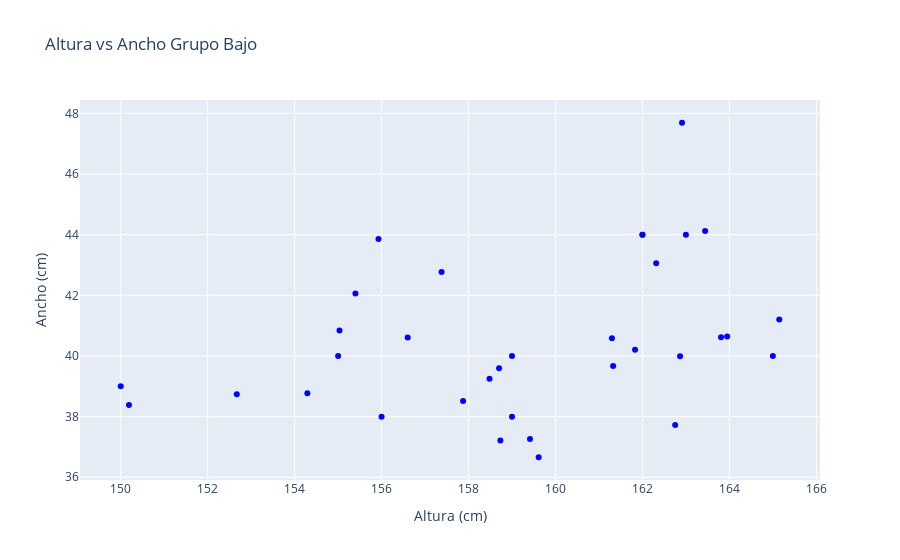
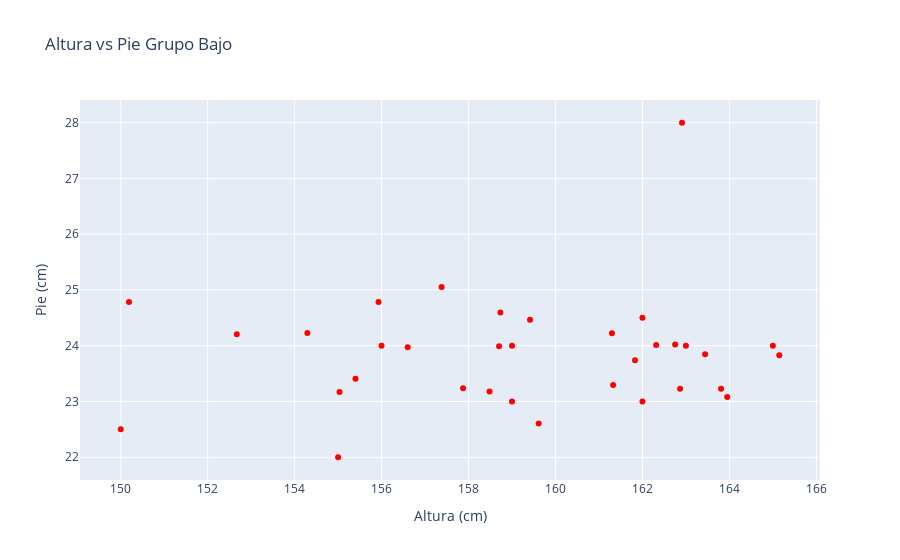

Notebook code for these charts, in order:
### Code cell
fig1 = px.scatter(df_bajo, x="Altura", y="Ancho", 
                  title="Altura vs Ancho Grupo Bajo", 
                  labels={"Altura": "Altura (cm)", "Ancho": "Ancho (cm)"},
                  color_discrete_sequence=["blue"])

fig2 = px.scatter(df_bajo, x="Altura", y="Pie", 
                  title="Altura vs Pie Grupo Bajo" , 
                  labels={"Altura": "Altura (cm)", "Pie": "Pie (cm)"},
                  color_discrete_sequence=["red"])

fig1.show()
fig2.show()

### Figure 1 — Plotly figure (JSON) as saved in the notebook; plotly's stock layout.template omitted (floating-point values rounded to 4 significant figures)
{"data": [{"hovertemplate": "Altura (cm)=%{x}<br>Ancho (cm)=%{y}<extra></extra>", "legendgroup": "", "marker": {"color": "blue", "symbol": "circle"}, "mode": "markers", "name": "", "orientation": "v", "showlegend": false, "type": "scatter", "x": [162.9, 163.4, 159.4, 163.9, 152.7, 158.7, 165.1, 162.9, 161.3, 161.8, 150.2, 159.6, 155.0, 156.6, 158.5, 161.3, 154.3, 155.9, 157.4, 163.8, 162.8, 155.4, 157.9, 162.3, 158.7, 163.0, 162.0, 159.0, 165.0, 162.0, 155.0, 159.0, 156.0, 150.0], "xaxis": "x", "y": [47.69, 44.12, 37.26, 40.64, 38.74, 39.6, 41.21, 40.0, 39.67, 40.21, 38.38, 36.66, 40.84, 40.61, 39.25, 40.58, 38.78, 43.86, 42.77, 40.62, 37.72, 42.06, 38.52, 43.06, 37.21, 44.0, 44.0, 40.0, 40.0, 44.0, 40.0, 38.0, 38.0, 39.0], "yaxis": "y"}], "layout": {"legend": {"tracegroupgap": 0}, "title": {"text": "Altura vs Ancho Grupo Bajo"}, "xaxis": {"anchor": "y", "domain": [0, 1], "title": {"text": "Altura (cm)"}}, "yaxis": {"anchor": "x", "domain": [0, 1], "title": {"text": "Ancho (cm)"}}}}

### Figure 2 — Plotly figure (JSON) as saved in the notebook; plotly's stock layout.template omitted (floating-point values rounded to 4 significant figures)
{"data": [{"hovertemplate": "Altura (cm)=%{x}<br>Pie (cm)=%{y}<extra></extra>", "legendgroup": "", "marker": {"color": "red", "symbol": "circle"}, "mode": "markers", "name": "", "orientation": "v", "showlegend": false, "type": "scatter", "x": [162.9, 163.4, 159.4, 163.9, 152.7, 158.7, 165.1, 162.9, 161.3, 161.8, 150.2, 159.6, 155.0, 156.6, 158.5, 161.3, 154.3, 155.9, 157.4, 163.8, 162.8, 155.4, 157.9, 162.3, 158.7, 163.0, 162.0, 159.0, 165.0, 162.0, 155.0, 159.0, 156.0, 150.0], "xaxis": "x", "y": [28.0, 23.85, 24.47, 23.08, 24.2, 23.99, 23.83, 23.23, 23.3, 23.74, 24.78, 22.61, 23.17, 23.97, 23.18, 24.22, 24.23, 24.79, 25.05, 23.23, 24.02, 23.41, 23.24, 24.01, 24.6, 24.0, 24.5, 23.0, 24.0, 23.0, 22.0, 24.0, 24.0, 22.5], "yaxis": "y"}], "layout": {"legend": {"tracegroupgap": 0}, "title": {"text": "Altura vs Pie Grupo Bajo"}, "xaxis": {"anchor": "y", "domain": [0, 1], "title": {"text": "Altura (cm)"}}, "yaxis": {"anchor": "x", "domain": [0, 1], "title": {"text": "Pie (cm)"}}}}
